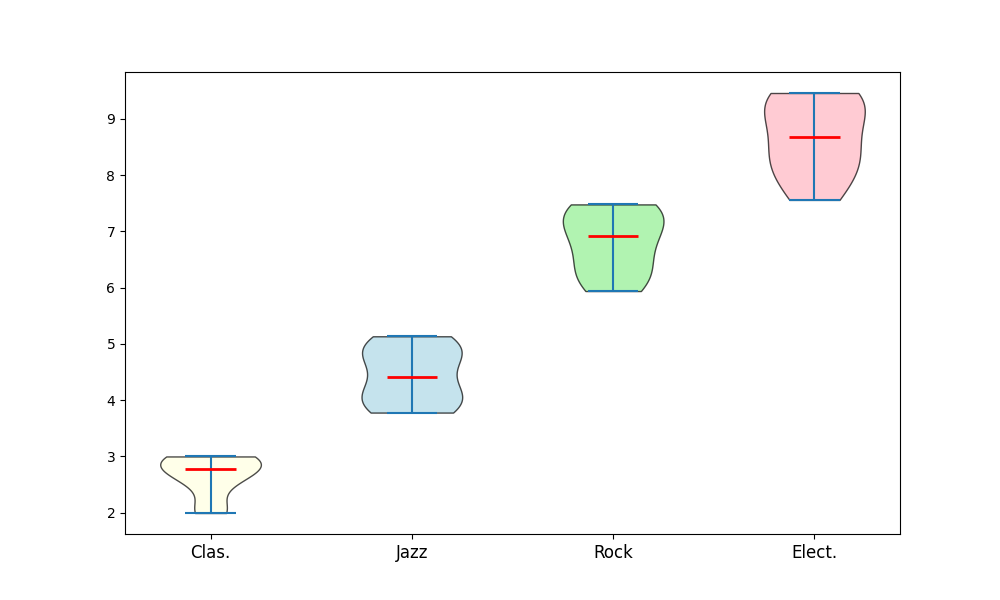

Python code for this plot:
import matplotlib.pyplot as plt
import numpy as np

# Data
classical_var = [1.995, 2.07, 2.94, 2.97, 2.7, 2.548, 2.784, 3.0, 3.0, 2.754]
jazz_var = [3.8, 3.78, 4.62, 4.95, 4.968, 4.214, 4.032, 4.1, 5.136, 4.794]
rock_var = [6.175, 5.94, 7.035, 7.48, 7.452, 6.566, 6.24, 6.8, 7.383, 7.14]
electronic_var = [7.885, 7.56, 8.925, 9.46, 9.396, 8.428, 8.16, 8.4, 9.416, 9.078]
violin_plot_data = [classical_var, jazz_var, rock_var, electronic_var]
labels = ["Clas.", "Jazz", "Rock", "Elect."]

fig, ax = plt.subplots(figsize=(10, 6))
violin_parts = ax.violinplot(violin_plot_data, vert=True, showmeans=False, showmedians=True)

colors = ['lightyellow', 'lightblue', 'lightgreen', 'lightpink']
for pc, color in zip(violin_parts['bodies'], colors):
    pc.set_facecolor(color)
    pc.set_edgecolor('black')
    pc.set_alpha(0.7)

violin_parts['cmedians'].set_color('red')
violin_parts['cmedians'].set_linewidth(2)

ax.set_xticks(np.arange(1, len(labels) + 1))
ax.set_xticklabels(labels, fontsize=12)

plt.show()
